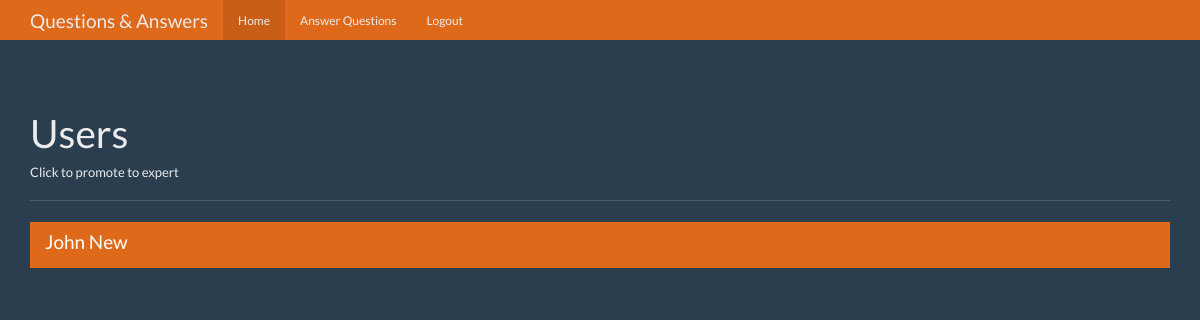
The page /users (signed in) on the database as committed earlier.
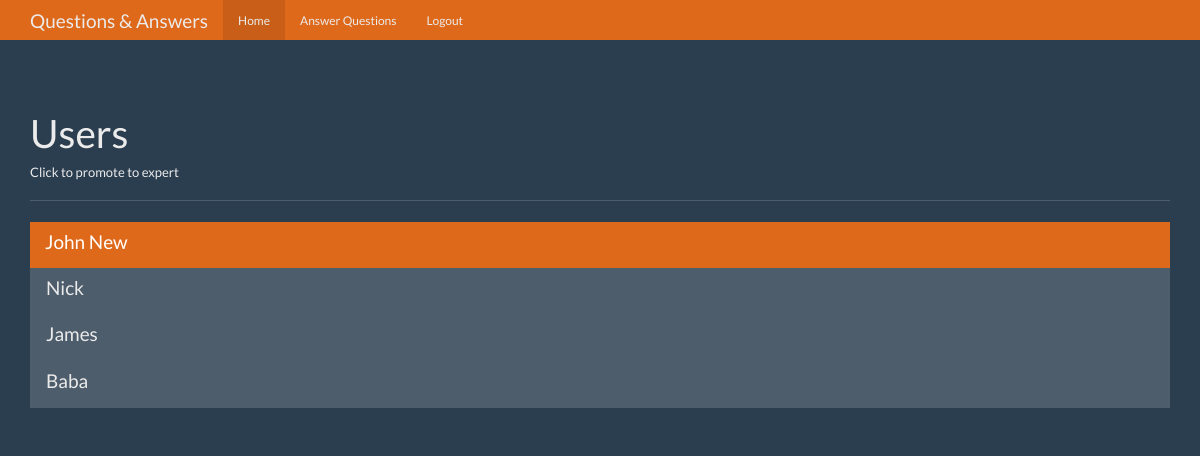
The same page on the database as committed later.
### tables this page shows
CREATE TABLE users (
    id integer primary key,
    name text not null,
    password text not null,
    expert boolean not null,
    admin boolean not null 
);

### app.py (the view)
@app.route('/users')
def users():
    user = get_current_user()
    db = get_db()
    users_cur = db.execute('select id, name, expert, admin from users')
    users_results = users_cur.fetchall()
    return render_template('users.html', user=user, users=users_results)

### app.py (called while the page is built)
def get_current_user():
    user_result = None
    if 'user' in session:
        user = session['user']
        db = get_db()
        user_cur = db.execute('select id, name, password, expert, admin from users where name = ?', [user])
        user_result = user_cur.fetchone()
    return user_result

### database.py (called while the page is built)
def connect_db():
    sql = sqlite3.connect('C:/Users/broersma/Documents/questions_app/questions.db')
    sql.row_factory = sqlite3.Row
    return sql

def get_db():
    if not hasattr(g, 'sqlite_db'):
        g.sqlite_db = connect_db()
    return g.sqlite_db

### templates/users.html
{% extends 'base.html' %}
{% block body %}
    <div class="container theme-showcase" role="main">
      <div class="page-header">
        <h1>Users</h1>
        <h6>Click to promote to expert</h6>
      </div>
      <div class="row">
        <div class="col-lg-12">
          <div class="list-group">
            {% for user in users %}
            <a href="{{ url_for('promote', user_id=user['id']) }}" class="list-group-item {% if user['expert'] == 1 %} active {% endif %}">
              <h4 class="list-group-item-heading">{{ user['name'] }}</h4>
            </a>
            {% endfor %}
          </div>
        </div>
      </div>
    </div>
{% endblock %}

Rows that differ between the two databases and show on the page:
added users: name "Nick"
added users: name "James"
added users: name "Baba"
